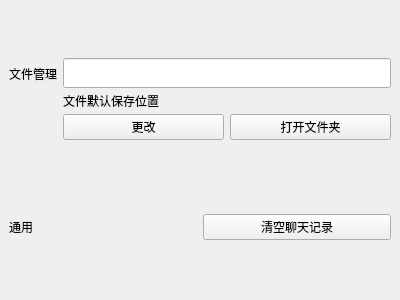
<?xml version="1.0" encoding="UTF-8"?>
<ui version="4.0">
 <class>normalSetWidget</class>
 <widget class="QWidget" name="normalSetWidget">
  <property name="windowModality">
   <enum>Qt::NonModal</enum>
  </property>
  <property name="geometry">
   <rect>
    <x>0</x>
    <y>0</y>
    <width>400</width>
    <height>300</height>
   </rect>
  </property>
  <property name="windowTitle">
   <string/>
  </property>
  <layout class="QVBoxLayout" name="verticalLayout_2">
   <property name="leftMargin">
    <number>9</number>
   </property>
   <property name="topMargin">
    <number>0</number>
   </property>
   <property name="rightMargin">
    <number>9</number>
   </property>
   <property name="bottomMargin">
    <number>1</number>
   </property>
   <item>
    <layout class="QHBoxLayout" name="horizontalLayout">
     <item>
      <layout class="QVBoxLayout" name="verticalLayout_6">
       <item>
        <widget class="QLabel" name="label">
         <property name="text">
          <string>文件管理</string>
         </property>
        </widget>
       </item>
       <item>
        <spacer name="verticalSpacer_3">
         <property name="orientation">
          <enum>Qt::Vertical</enum>
         </property>
         <property name="sizeType">
          <enum>QSizePolicy::Fixed</enum>
         </property>
         <property name="sizeHint" stdset="0">
          <size>
           <width>20</width>
           <height>60</height>
          </size>
         </property>
        </spacer>
       </item>
      </layout>
     </item>
     <item>
      <layout class="QVBoxLayout" name="verticalLayout">
       <item>
        <widget class="QLineEdit" name="lineEdit_D">
         <property name="minimumSize">
          <size>
           <width>0</width>
           <height>30</height>
          </size>
         </property>
        </widget>
       </item>
       <item>
        <widget class="QLabel" name="label_2">
         <property name="maximumSize">
          <size>
           <width>16777215</width>
           <height>14</height>
          </size>
         </property>
         <property name="text">
          <string>文件默认保存位置</string>
         </property>
        </widget>
       </item>
       <item>
        <layout class="QHBoxLayout" name="horizontalLayout_2">
         <property name="topMargin">
          <number>0</number>
         </property>
         <item>
          <widget class="QPushButton" name="pushButton_Change">
           <property name="text">
            <string>更改</string>
           </property>
          </widget>
         </item>
         <item>
          <widget class="QPushButton" name="pushButton_OpenDir">
           <property name="text">
            <string>打开文件夹</string>
           </property>
          </widget>
         </item>
        </layout>
       </item>
       <item>
        <spacer name="verticalSpacer">
         <property name="orientation">
          <enum>Qt::Vertical</enum>
         </property>
         <property name="sizeType">
          <enum>QSizePolicy::Fixed</enum>
         </property>
         <property name="sizeHint" stdset="0">
          <size>
           <width>20</width>
           <height>10</height>
          </size>
         </property>
        </spacer>
       </item>
      </layout>
     </item>
    </layout>
   </item>
   <item>
    <layout class="QHBoxLayout" name="horizontalLayout_3">
     <item>
      <widget class="QLabel" name="label_3">
       <property name="text">
        <string>通用</string>
       </property>
      </widget>
     </item>
     <item>
      <layout class="QVBoxLayout" name="verticalLayout_3">
       <item>
        <widget class="QPushButton" name="pushButton_Clean">
         <property name="text">
          <string>清空聊天记录</string>
         </property>
        </widget>
       </item>
      </layout>
     </item>
    </layout>
   </item>
  </layout>
 </widget>
 <layoutdefault spacing="6" margin="11"/>
 <resources/>
 <connections/>
</ui>
